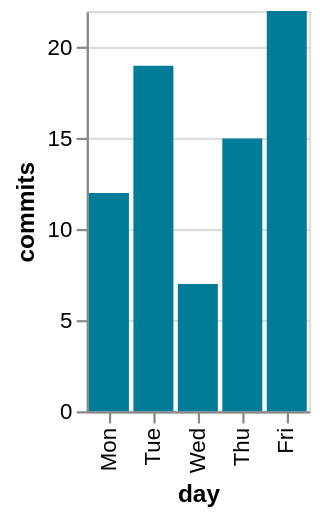

Source (notebook cell):
### Markdown cell above
Vega-Lite and Plotly specs become interactive charts. Hover over a bar:

### Code cell
commitsPerDay.plot(_.mark.bar(tooltip = true))

### Figure 1 — Vega-Lite specification as saved in the notebook (floating-point values rounded to 4 significant figures)
{"$schema": "https://vega.github.io/schema/vega-lite/v5.json", "width": "container", "height": 180, "data": {"values": [{"day": "Mon", "commits": 12}, {"day": "Tue", "commits": 19}, {"day": "Wed", "commits": 7}, {"day": "Thu", "commits": 15}, {"day": "Fri", "commits": 22}]}, "mark": {"type": "bar", "tooltip": true, "color": "#007c99"}, "encoding": {"x": {"field": "day", "type": "ordinal", "sort": null}, "y": {"field": "commits", "type": "quantitative"}}}
